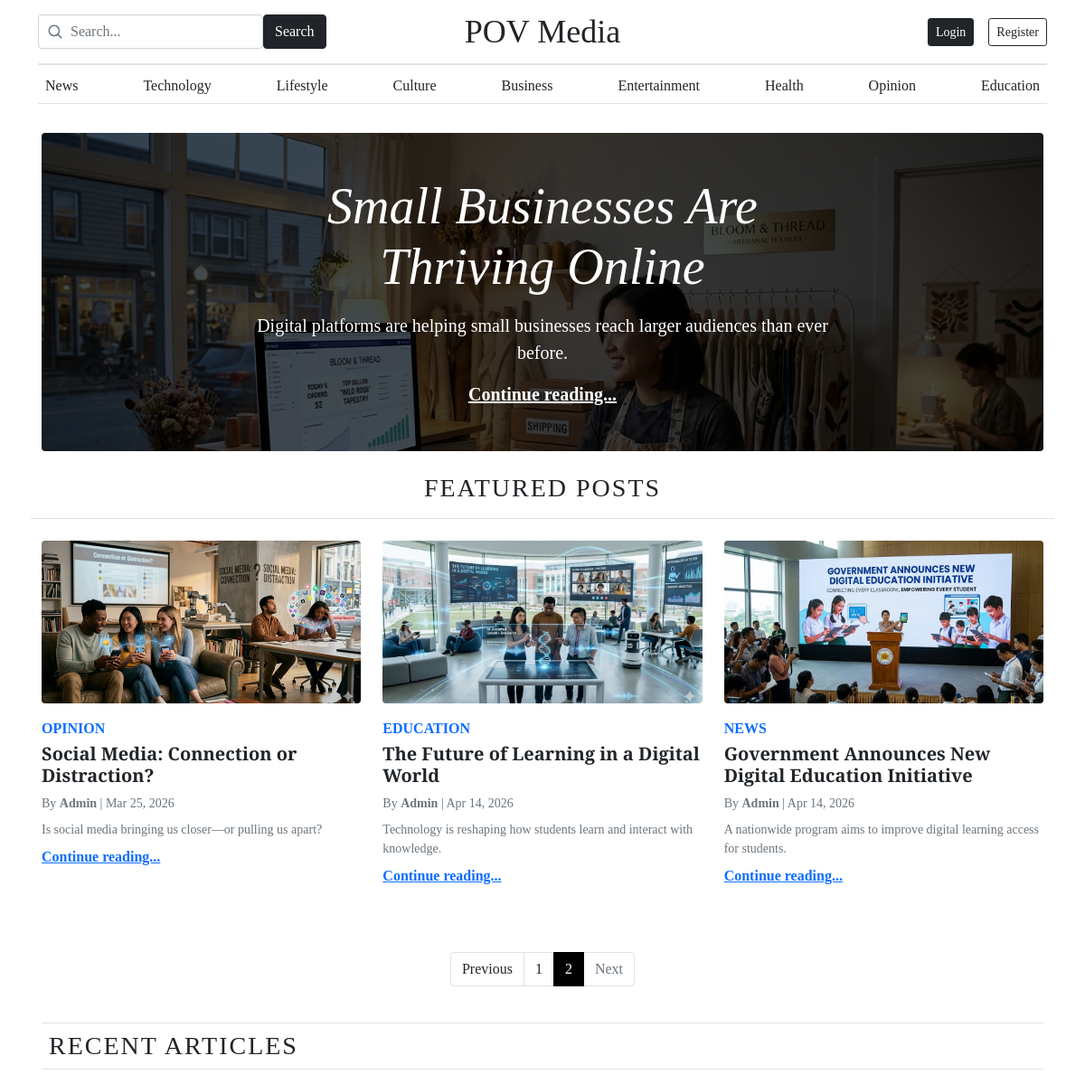
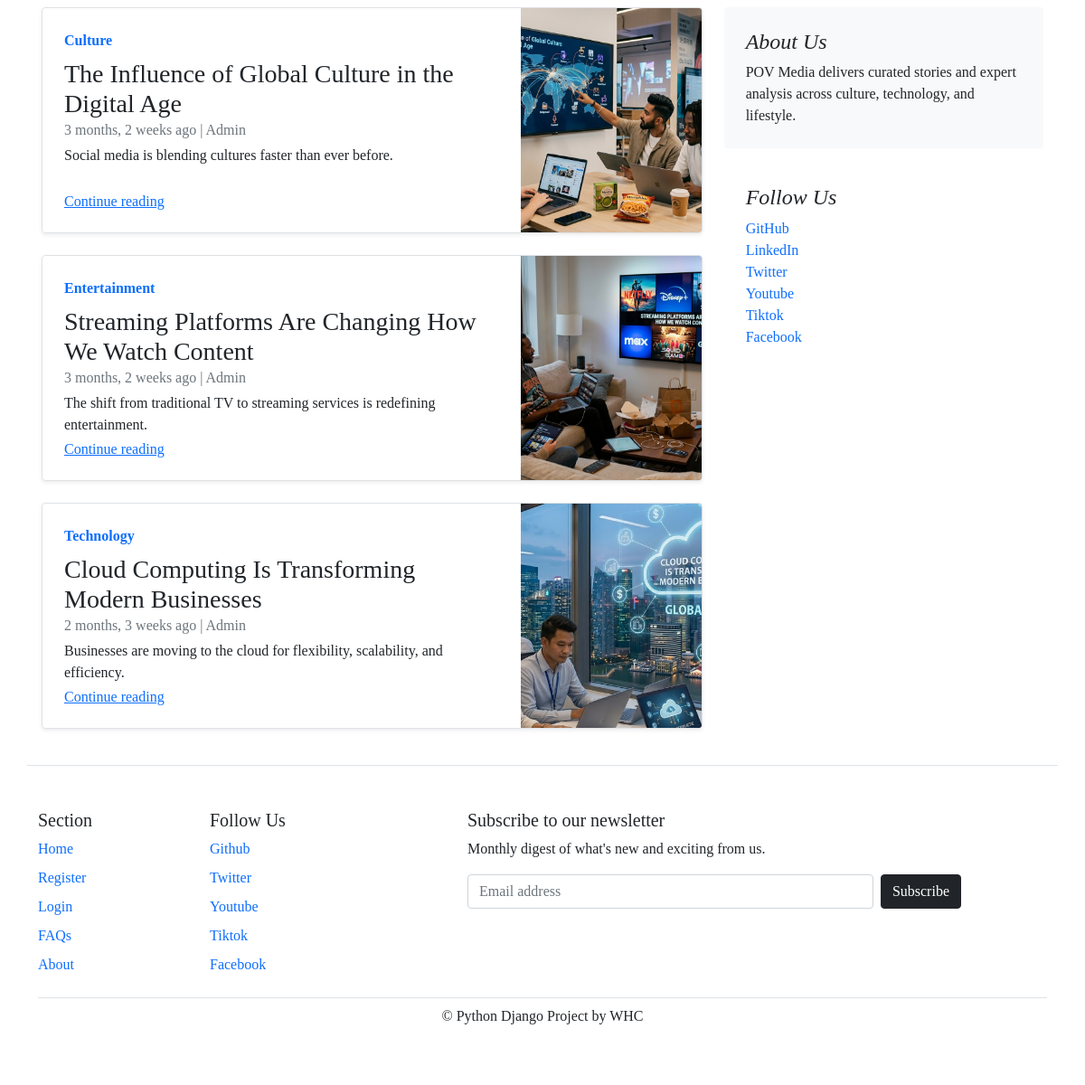
Screenshot of /?page=2 with the database file from the repository (2 pictures, top to bottom).
### pov/models.py (models this page shows, shortened)
class Category(models.Model):
    category_name = models.CharField(max_length=50, unique=True)
    created_at = models.DateTimeField(auto_now_add=True)
    updated_at = models.DateTimeField(auto_now=True)
    class Meta:
        verbose_name_plural = 'categories'

class Blog(models.Model):
    title = models.CharField(max_length=100)
    slug = models.SlugField(max_length=150, unique=True, blank=True)
    category = models.ForeignKey(Category, on_delete=models.CASCADE)
    author = models.ForeignKey(User, on_delete=models.CASCADE)
    image = models.ImageField(upload_to='uploads/%Y/%m/%d')
    description = models.TextField(max_length=500)
    blog_body = models.TextField(max_length=2000)
    status = models.CharField(max_length=20, choices=STATUS_CHOICES, default="Draft")
    is_featured = models.BooleanField(default=False)
    created_at = models.DateTimeField(auto_now_add=True)
    updated_at = models.DateTimeField(auto_now=True)

class About(models.Model):
    about_heading = models.CharField(max_length=30)
    description = models.TextField(max_length=255)
    created_at = models.DateTimeField(auto_now_add=True)
    updated_at = models.DateTimeField(auto_now=True)
    class Meta:
        verbose_name_plural = 'About'

### pov/views.py (the view)
# urls.py: path('', views.index, name='index'), #Home Page
def index(request):
    posts = Blog.objects.filter(is_featured = True, status = "Published").order_by('updated_at')
    blogs = Blog.objects.filter(is_featured = False, status = "Published")
    paginator = Paginator(posts, 4)
    page_number = request.GET.get('page')
    page_obj = paginator.get_page(page_number)
    try:
        about = About.objects.get()
    except:
        about = None
    context = {
        'posts' : page_obj,
        'blogs' : blogs,
        'about' : about,
    }
    return render(request, "index.html", context)

### pov/context_processors.py (called while the page is built)
def get_categories(request):
    categories = Category.objects.all()
    return dict(categories=categories)

### templates/index.html (shortened to what this page needs)
{% extends 'base.html' %}
{% block main %}
    {% for post in posts %}
    {% if forloop.last %}
      <div class="p-4 p-md-5 mb-4 text-white rounded bg-dark" style="background-image:url({{ post.image.url }}); background-blend-mode:overlay; background-size:cover;">
        <div class="d-flex justify-content-center align-items-center">
          <div class="col-md-8 px-0 text-center">
            <h1 class="display-4 fst-italic">{{ post.title }}</h1>
            <p class="lead my-3">{{ post.description }}</p>
            <p class="lead mb-0"><a href="{% url 'blogs' post.slug %}" class="text-white fw-bold">Continue reading...</a></p>
          </div>
        </div>
      </div>
    {% endif %}
    {% endfor %}
    <h3 class="text-uppercase text-dark mb-3" style="letter-spacing: 2px; text-align: center;">Featured Posts</h3>
    <div class="row mb-5 border-top pt-4">
      {% for post in posts %}
      {% if not forloop.last %}
      <div class="col-12 col-md-4 mb-4">
          <div class="h-100">
              {% if post.image %}
              <img src="{{ post.image.url }}" class="rounded mb-3 w-100" style="height: 180px; object-fit: cover;">
              {% endif %}
              <strong class="d-inline-block mb-1 text-primary text-uppercase x-small">{{ post.category.category_name }}</strong>
              <h5 class="fw-bold mb-2">
                  <a href="{% url 'blogs' post.slug %}" style="text-decoration: none;" class="text-dark">
                      {{ post.title }}
                  </a>
              </h5>
              <div class="text-muted small">By <b>{{ post.author }}</b> | {{ post.created_at|date:"M d, Y" }}</div>
              <p class="text-muted small mb-2 mt-2">{{ post.description|truncatewords:20 }}</p>
              <a href="{% url 'blogs' post.slug %}" class="fw-bold">Continue reading...</a>
          </div>
      </div>
      {% endif %}
      {% endfor %}
    </div>
    {% if posts.has_other_pages %}
    <div style="display: flex; justify-content: center">
      <nav aria-label="Topics pagination" class="mb-4">
        <ul class="pagination">
          {% if posts.has_previous %}
          <li class="page-item">
            <a class="page-link text-dark" href="?page={{ posts.previous_page_number }}">Previous</a>
          </li>
          {% else %}
          <li class="page-item disabled">
            <span class="page-link">Previous</span>
          </li>
          {% endif %}
          {% for page_num in posts.paginator.page_range %}
          {% if posts.number == page_num %}
          <li class="page-item active custom-active">
            <span class="page-link"> {{ page_num }} </span>
          </li>
          {% else %}
          <li class="page-item">
            <a class="page-link text-dark" href="?page={{ page_num }}">{{ page_num }}</a>
          </li>
          {% endif %}
          {% endfor %}
          {% if posts.has_next %}
          <li class="page-item">
            <a class="page-link text-dark" href="?page={{ posts.next_page_number }}">Next</a>
          </li>
          {% else %}
          <li class="page-item disabled">
            <span class="page-link">Next</span>
          </li>
          {% endif %}
        </ul>
      </nav>
    </div>
    {% endif %}
    <h3 class="text-uppercase text-dark border-bottom border-top p-2 mb-4" style="letter-spacing: 2px;">Recent Articles</h3>
    <div class="row">
      <div class="col-md-8">
        {% for blog in blogs|slice:":3" %}
        <div class="row g-0 border rounded overflow-hidden flex-md-row mb-4 shadow-sm h-md-250 position-relative">
          <div class="col p-4 d-flex flex-column position-static">
            <strong class="d-inline-block mb-2 text-primary">{{ blog.category.category_name }}</strong>
            <h3 class="mb-0">{{ blog.title }}</h3>
            <div class="mb-1 text-muted">{{ blog.created_at | timesince }} ago | {{ blog.author }}</div>
            <p class="card-text mb-auto">{{ blog.description | truncatewords:20 }}</p>
            <a href="{% url 'blogs' blog.slug %}" class="stretched-link">Continue reading</a>
          </div>
          <div class="col-auto d-none d-lg-block">
            {% if blog.image %}
              <img src="{{ blog.image.url }}"
                   class="img-fluid"
                   style="width:200px; height:250px; object-fit:cover;"
                   alt="Post image">
            {% else %}
            <div style="width:200px; height:250px; background:#555; display:flex; align-items:center; justify-content:center; color:white;">
              No Image
            </div>
            {% endif %}
          </div>
        </div>
        {% endfor %}
      </div>
      <div class="col-md-4">
        <div class="position-sticky" style="top: 2rem;">
          <div class="p-4 mb-3 bg-light rounded">
            <h4 class="fst-italic">{{ about.about_heading }}</h4>
            <p class="mb-0">{{ about.description }}</p>
          </div>
          <div class="p-4">
            <h4 class="fst-italic">Follow Us</h4>
            <ul class="list-unstyled">
              <li><a href="#" class="text-decoration-none">GitHub</a></li>
              <li><a href="#" class="text-decoration-none">LinkedIn</a></li>
              <li><a href="#" class="text-decoration-none">Twitter</a></li>
              <li><a href="#" class="text-decoration-none">Youtube</a></li>
              <li><a href="#" class="text-decoration-none">Tiktok</a></li>
              <li><a href="#" class="text-decoration-none">Facebook</a></li>
            </ul>
          </div>
        </div>
      </div>
    </div>
{% endblock %}

### templates/base.html (shortened to what this page needs)
{% load static %}
{% load pwa %}
<!DOCTYPE html>
<html lang="en">
<head>
    <link rel="stylesheet" href="{% static 'css/blog.css' %}">
    <link href="{% static 'css/bootstrap.css' %}" type="text/css" rel="stylesheet">
    <link rel="stylesheet" href="https://cdn.jsdelivr.net/npm/bootstrap-icons@1.11.3/font/bootstrap-icons.min.css">
</head>
<body>
  <div class="container">
  <header class="blog-header py-3">
    <div class="row align-items-center">
      <div class="col-md-4 col-12 search-col">
        <form class="mb-0" action="{% url 'search' %}" method="GET">
          <div class="search-container">
            <input type="search" name="search" value="{{ keyword }}" class="form-control" placeholder="Search..." aria-label="Search">
            <button class="btn btn-dark" type="submit">Search</button>
          </div>
        </form>
      </div>
      <div class="col-md-4 col-12 text-center logo-col">
        <a class="blog-header-logo text-dark" href="/"
          style="font-size: 2.25rem; font-family: 'Playfair Display', serif; text-decoration: none;">
          POV Media
        </a>
      </div>
      <div class="col-md-4 col-12 d-flex justify-content-md-end justify-content-center align-items-center gap-3 auth-col">
        {% if request.user.is_authenticated %}
          <a href="{% url 'account_redirect' %}" style="text-decoration: none; color: #111;">
            <div class="user-pill">
              {% if request.user.profile.image and request.user.profile.image.name != 'default.png' %}
                  <img src="{{ request.user.profile.image.url }}" class="avatar-circle-img">
              {% else %}
                  <div class="avatar-circle">
                      {{ request.user.username|slice:":1"|upper }}
                  </div>
              {% endif %}
              <span class="username" style="font-weight: bold;">{{ request.user.username }}</span>
            </div>
          </a>
          <a class="btn btn-sm btn-dark" href="{% url 'logout' %}">Logout</a>
        {% else %}
          <a class="btn btn-sm btn-dark" href="{% url 'login' %}">Login</a>
          <a class="btn btn-sm btn-outline-dark" href="{% url 'register' %}">Register</a>
        {% endif %}
      </div>
    </div>
  </header>
  <div class="nav-scroller py-1 mb-2 border-bottom border-top">
    <nav class="nav d-flex justify-content-between">
      {% for category in categories %}
      <a class="p-2 link-secondary text-dark" href="{% url 'posts_by_category' category.id %}" style="text-decoration: none;">
        {{ category.category_name }}
      </a>
      {% endfor %}
    </nav>
  </div>
</div>
  <main class="container" style="padding: 1rem;">
    {% block main %}{% endblock %}
  </main>
  <div class="container border-top" bis_skin_checked="1">
    <footer class="mt-auto py-5">
      <div class="row" bis_skin_checked="1">
        <div class="col-6 col-md-2 mb-3" bis_skin_checked="1">
          <h5>Section</h5>
          <ul class="nav flex-column">
            <li class="nav-item mb-2"><a href="/" class="nav-link p-0 text-body-secondary">Home</a></li>
            <li class="nav-item mb-2"><a href="/register/" class="nav-link p-0 text-body-secondary">Register</a></li>
            <li class="nav-item mb-2"><a href="/login/" class="nav-link p-0 text-body-secondary">Login</a></li>
            <li class="nav-item mb-2"><a href="#" class="nav-link p-0 text-body-secondary">FAQs</a></li>
            <li class="nav-item mb-2"><a href="#" class="nav-link p-0 text-body-secondary">About</a></li>
          </ul>
        </div>
        <div class="col-6 col-md-2 mb-3" bis_skin_checked="1">
          <h5>Follow Us</h5>
          <ul class="nav flex-column">
            <li class="nav-item mb-2"><a href="#" class="nav-link p-0 text-body-secondary">Github</a></li>
            <li class="nav-item mb-2"><a href="#" class="nav-link p-0 text-body-secondary">Twitter</a></li>
            <li class="nav-item mb-2"><a href="#" class="nav-link p-0 text-body-secondary">Youtube</a></li>
            <li class="nav-item mb-2"><a href="#" class="nav-link p-0 text-body-secondary">Tiktok</a></li>
            <li class="nav-item mb-2"><a href="#" class="nav-link p-0 text-body-secondary">Facebook</a></li>
          </ul>
        </div>
        <div class="col-md-6 offset-md-1 mb-3" bis_skin_checked="1">
          <form method="POST" action="{% url 'subscribe' %}">
            <h5>Subscribe to our newsletter</h5>
            <p>Monthly digest of what's new and exciting from us.</p>
            <div class="d-flex gap-2">
              <input name="email" type="email" class="form-control" placeholder="Email address" required>
              <button class="btn btn-dark" type="submit">Subscribe</button>
            </div>
          </form>
        </div>
      </div>
      <div class="border-top text-center">
        <p class="mt-2">© Python Django Project by WHC</p>
      </div>
    </footer>
  </div>
</body>
</html>

### static/css/blog.css (style rules this page uses)
.blog-header { line-height: 1; border-bottom: 1px solid #e5e5e5; }
.blog-header-logo { font-family: "Playfair Display", Georgia, "Times New Roman", serif; font-size: 2.25rem; }
h1, h2, h3, h4, h5, h6 { font-family: "Playfair Display", Georgia, "Times New Roman", serif; }
.display-4 { font-size: 2.2rem; }
@media (min-width: 768px) { .display-4 { font-size: 3rem; } }
.nav-scroller { position: relative; z-index: 2; height: 2.75rem; overflow-y: hidden; }
.nav-scroller .nav { display: flex; flex-wrap: nowrap; padding-bottom: 1rem; margin-top: -1px; overflow-x: auto; text-align: center; white-space: nowrap; -webkit-overflow-scrolling: touch; }
@media (min-width: 768px) { .h-md-250 { height: 250px; } }

### templates/base.html (style rules this page uses)
body { font-family: 'Poppins'; }
.search-container { position: relative; display: flex; align-items: center; max-width: 250px; }
.search-container .form-control { padding-left: 35px; width: 250px; }

### templates/index.html (style rules this page uses)
.pagination .page-item.active .page-link { background-color: #000 !important; border-color: #000 !important; color: #fff !important; }

### rows the page displays
Category: category_name "News"
Category: category_name "Technology"
Category: category_name "Lifestyle"
Category: category_name "Culture"
Category: category_name "Business"
Category: category_name "Entertainment"
Category: category_name "Health"
Category: category_name "Opinion"
Category: category_name "Education"
Blog: image (picture), title "Small Businesses Are Thriving Online", description "Digital platforms are helping small businesses reach larger audiences than ever before."
Blog: image (picture), category.category_name "OPINION", title "Social Media: Connection or Distraction?", author "Admin", created_at "Mar 25, 2026", description "Is social media bringing us closer—or pulling us apart?"
Blog: image (picture), category.category_name "EDUCATION", title "The Future of Learning in a Digital World", author "Admin", created_at "Apr 14, 2026", description "Technology is reshaping how students learn and interact with knowledge."
Blog: image (picture), category.category_name "NEWS", title "Government Announces New Digital Education Initiative", author "Admin", created_at "Apr 14, 2026", description "A nationwide program aims to improve digital learning access for students."
Blog: category.category_name "Culture", title "The Influence of Global Culture in the Digital Age", created_at "3 months, 2 weeks", author "Admin", description "Social media is blending cultures faster than ever before.", image (picture)
Blog: category.category_name "Entertainment", title "Streaming Platforms Are Changing How We Watch Content", created_at "3 months, 2 weeks", author "Admin", description "The shift from traditional TV to streaming services is redefining entertainment.", image (picture)
Blog: category.category_name "Technology", title "Cloud Computing Is Transforming Modern Businesses", created_at "2 months, 3 weeks", author "Admin", description "Businesses are moving to the cloud for flexibility, scalability, and efficiency.", image (picture)
About: about_heading "About Us", description "POV Media delivers curated stories and expert analysis across culture, technology, and lifestyle."

### other values shown
{{ page_num }} "1"
{{ page_num }} "2"
